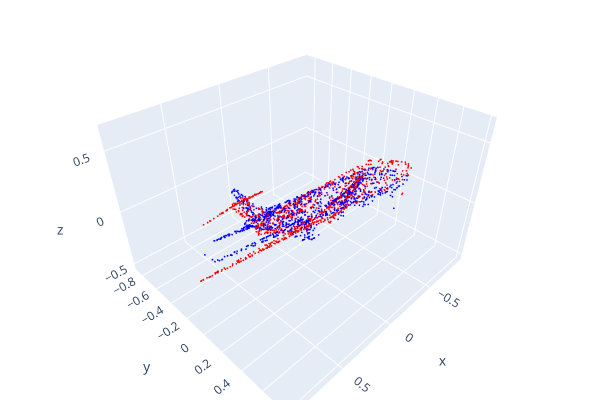

Here is the notebook cell this chart was saved with:
### Code cell
con1 = o3d.io.read_point_cloud("outputs/orientation/plane/ours/consistency/00000.ply")
con2 = o3d.io.read_point_cloud("outputs/orientation/plane/ours/consistency/00001.ply")
con2.paint_uniform_color([0, 0, 1])
con1_can = o3d.io.read_point_cloud("outputs/orientation/plane/ours/consistency/00000_can.ply")
con2_can = o3d.io.read_point_cloud("outputs/orientation/plane/ours/consistency/00001_can.ply")
con2_can.paint_uniform_color([0, 0, 1])
o3d.visualization.draw_plotly([con1_can, con2_can])

### Figure 1 — Plotly figure (JSON) as saved in the notebook; plotly's stock layout.template omitted (floating-point values rounded to 4 significant figures; data arrays with more than 128 entries replaced by an {"elided": "..."} marker saying what was removed)
{"data": [{"marker": {"color": {"elided": "1024x3 int values"}, "size": 1}, "mode": "markers", "type": "scatter3d", "x": {"elided": "1024 float values"}, "y": {"elided": "1024 float values"}, "z": {"elided": "1024 float values"}}, {"marker": {"color": {"elided": "1024x3 int values"}, "size": 1}, "mode": "markers", "type": "scatter3d", "x": {"elided": "1024 float values"}, "y": {"elided": "1024 float values"}, "z": {"elided": "1024 float values"}}], "layout": {"height": 400, "margin": {"b": 0, "l": 0, "r": 0, "t": 0}, "scene": {"camera": {"center": {"x": 0, "y": 0, "z": 0}, "up": {"x": 0, "y": 0, "z": 1}}}, "showlegend": false, "width": 600}}
